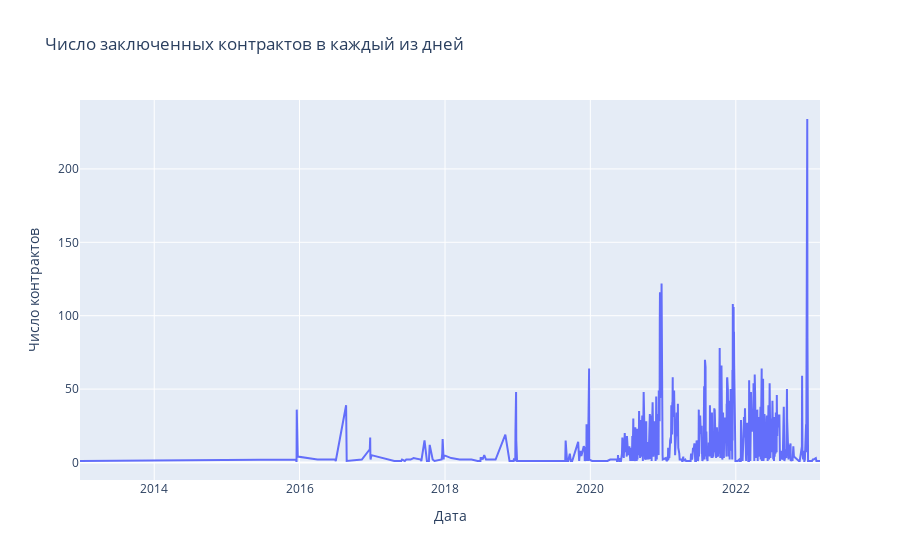

Notebook cell for this chart:
### Code cell
import plotly.express as px

fig = px.line(contract_count_by_day, x='contract_date', y='contract_count',
              labels={
                     'contract_date': 'Дата',
                     'contract_count': 'Число контрактов'
                     },
              title='Число заключенных контрактов в каждый из дней')
fig.show()

### Figure 1 — Plotly figure (JSON) as saved in the notebook; plotly's stock layout.template omitted (floating-point values rounded to 4 significant figures; data arrays with more than 128 entries replaced by an {"elided": "..."} marker saying what was removed)
{"data": [{"hovertemplate": "Дата=%{x}<br>Число контрактов=%{y}<extra></extra>", "legendgroup": "", "line": {"color": "#636efa", "dash": "solid"}, "marker": {"symbol": "circle"}, "mode": "lines", "name": "", "orientation": "v", "showlegend": false, "type": "scatter", "x": {"elided": "618 str values"}, "xaxis": "x", "y": {"elided": "618 int values"}, "yaxis": "y"}], "layout": {"legend": {"tracegroupgap": 0}, "title": {"text": "Число заключенных контрактов в каждый из дней"}, "xaxis": {"anchor": "y", "domain": [0, 1], "title": {"text": "Дата"}}, "yaxis": {"anchor": "x", "domain": [0, 1], "title": {"text": "Число контрактов"}}}}
